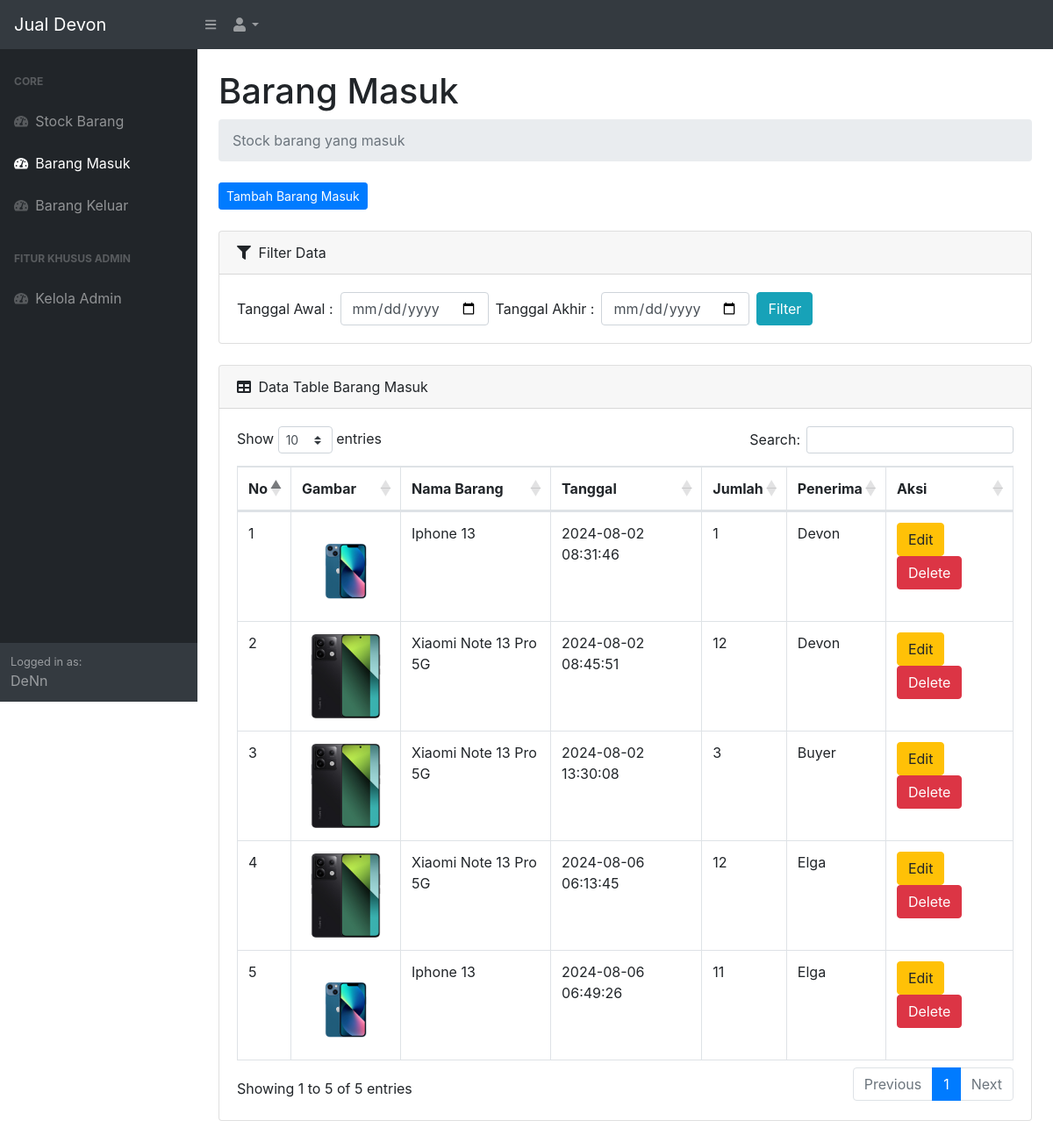
The app's page /masuk.php (signed in) with its own data.
### tables this page shows
CREATE TABLE `masuk` (
  `idmasuk` int(11) NOT NULL,
  `idbarang` int(11) NOT NULL,
  `tanggal` timestamp NOT NULL DEFAULT current_timestamp(),
  `penerima` varchar(25) NOT NULL,
  `qty` int(11) NOT NULL
);

CREATE TABLE `stock` (
  `idbarang` int(11) NOT NULL,
  `namabarang` varchar(25) NOT NULL,
  `deskripsi` varchar(25) NOT NULL,
  `stock` int(11) NOT NULL,
  `image` varchar(99) DEFAULT NULL
);

### masuk.php (the view, shortened to what this page needs)
<?php
require 'function.php';
?>
<!DOCTYPE html>
<html lang="en">
<head>
    <link href="css/styles.css" rel="stylesheet" />
    <link href="https://cdn.datatables.net/1.10.20/css/dataTables.bootstrap4.min.css" rel="stylesheet" />
</head>
<body class="sb-nav-fixed">
<nav class="sb-topnav navbar navbar-expand navbar-dark bg-dark">
    <a class="navbar-brand" href="index.html">Jual Devon</a>
    <button class="btn btn-link btn-sm order-1 order-lg-0" id="sidebarToggle" href="#"><i class="fas fa-bars"></i></button>
    <ul class="navbar-nav ml-auto ml-md-0">
        <li class="nav-item dropdown">
            <a class="nav-link dropdown-toggle" id="userDropdown" href="#" role="button" data-toggle="dropdown" aria-haspopup="true" aria-expanded="false"><i class="fas fa-user fa-fw"></i></a>
        </li>
    </ul>
</nav>
<div id="layoutSidenav">
    <div id="layoutSidenav_nav">
        <nav class="sb-sidenav accordion sb-sidenav-dark" id="sidenavAccordion">
            <div class="sb-sidenav-menu">
                <div class="nav">
                    <div class="sb-sidenav-menu-heading">Core</div>
                    <a class="nav-link" href="index.php">
                        <div class="sb-nav-link-icon"><i class="fas fa-tachometer-alt"></i></div>
                        Stock Barang
                    </a>
                    <a class="nav-link" href="masuk.php">
                        <div class="sb-nav-link-icon"><i class="fas fa-tachometer-alt"></i></div>
                        Barang Masuk
                    </a>
                    <a class="nav-link" href="keluar.php">
                        <div class="sb-nav-link-icon"><i class="fas fa-tachometer-alt"></i></div>
                        Barang Keluar
                    </a>
                    <div class="sb-sidenav-menu-heading">Fitur Khusus Admin</div>
                    <a class="nav-link" href="admin.php">
                        <div class="sb-nav-link-icon"><i class="fas fa-tachometer-alt"></i></div>
                        Kelola Admin
                    </a>
                </div>
            </div>
            <div class="sb-sidenav-footer">
                <div class="small">Logged in as:</div>
                DeNn
            </div>
        </nav>
    </div>
    <div id="layoutSidenav_content">
        <main>
            <div class="container-fluid">
                <h1 class="mt-4">Barang Masuk</h1>
                <ol class="breadcrumb mb-4">
                    <li class="breadcrumb-item active">Stock barang yang masuk</li>
                </ol>
                <div class="mb-4">
                    <button type="button" class="btn btn-primary btn-sm" data-toggle="modal" data-target="#myModal">
                        Tambah Barang Masuk
                    </button>
                </div>
                <div class="card mb-4">
                    <div class="card-header">
                        <i class="fas fa-filter mr-1"></i>
                        Filter Data
                    </div>
                    <div class="card-body">
                        <form method="post" class="form-inline">
                            <div class="form-group mr-2">
                                <label for="tgl_mulai" class="mr-2">Tanggal Awal :</label>
                                <input type="date" id="tgl_mulai" name="tgl_mulai" class="form-control">
                            </div>
                            <div class="form-group mr-2">
                                <label for="tgl_selesai" class="mr-2">Tanggal Akhir :</label>
                                <input type="date" id="tgl_selesai" name="tgl_selesai" class="form-control">
                            </div>
                            <button type="submit" name="filter_tgl" class="btn btn-info">Filter</button>
                        </form>
                    </div>
                </div>
                <div class="card mb-4">
                    <div class="card-header">
                        <i class="fas fa-table mr-1"></i>
                        Data Table Barang Masuk
                    </div>
                    <div class="card-body">
                        <div class="table-responsive">
                            <table class="table table-bordered" id="dataTable" width="100%" cellspacing="0">
                                <thead>
                                    <tr>
                                        <th>No</th>
                                        <th>Gambar</th>
                                        <th>Nama Barang</th>
                                        <th>Tanggal</th>
                                        <th>Jumlah</th>
                                        <th>Penerima</th>
                                        <th>Aksi</th>
                                    </tr>
                                </thead>
                                <tbody>
                                    <?php
                                    if (isset($_POST['filter_tgl'])) {
                                        $mulai = $_POST['tgl_mulai'];
                                        $selesai = $_POST['tgl_selesai'];
                                        if ($mulai != null || $selesai != null) {
                                            $result = mysqli_query($conn, "SELECT * FROM masuk m JOIN stock s ON s.idbarang = m.idbarang
                                            WHERE m.tanggal BETWEEN '$mulai' AND DATE_ADD('$selesai', INTERVAL 1 DAY) ORDER BY m.idmasuk DESC");
                                        } else {
                                            $result = mysqli_query($conn, "SELECT * FROM masuk m JOIN stock s ON s.idbarang = m.idbarang");
                                        }
                                    } else {
                                        $result = mysqli_query($conn, "SELECT * FROM masuk m JOIN stock s ON s.idbarang = m.idbarang");
                                    }
                                    $i = 1;
                                    while ($row = mysqli_fetch_assoc($result)) {
                                        $idm = $row['idmasuk'];
                                        $idbarang = $row['idbarang'];
                                        $namabarang = $row['namabarang'];
                                        $tanggal = $row['tanggal'];
                                        $quantity = $row['qty'];
                                        $penerima = $row['penerima'];
                                        $unik_id = $idbarang . '-' . $idm;
                                        $image = $row['image'];
                                        if ($image == null) {
                                            $img = 'No Photo';
                                        } else {
                                            $img = '<img src="images/' . $image . '" class="zoomable">';
                                        }
                                    ?>
                                    <tr>
                                        <td><?=$i++;?></td>
                                        <td><?=$img;?></td>
                                        <td><?=$namabarang;?></td>
                                        <td><?=$tanggal;?></td>
                                        <td><?=$quantity;?></td>
                                        <td><?=$penerima;?></td>
                                        <td>
                                            <button type="button" class="btn btn-warning" data-toggle="modal" data-target="#edit<?=$unik_id;?>">
                                                Edit
                                            </button>
                                            <button type="button" class="btn btn-danger" data-toggle="modal" data-target="#delete<?=$unik_id;?>">
                                                Delete
                                            </button>
                                        </td>
                                    </tr>
                                    <?php
                                    }
                                    ?>
                                </tbody>
                            </table>
                        </div>
                    </div>
                </div>
            </div>
        </main>
    </div>
</div>
</body>
</html>

### masuk.php (style rules this page uses)
.zoomable { width: 100px; }

### records on screen
masuk: idbarang.image (picture), idbarang.namabarang "Iphone 13", tanggal "2024-08-02 08:31:46", qty "1", penerima "Devon"
masuk: idbarang.image (picture), idbarang.namabarang "Xiaomi Note 13 Pro 5G", tanggal "2024-08-02 08:45:51", qty "12", penerima "Devon"
masuk: idbarang.image (picture), idbarang.namabarang "Xiaomi Note 13 Pro 5G", tanggal "2024-08-02 13:30:08", qty "3", penerima "Buyer"
masuk: idbarang.image (picture), idbarang.namabarang "Xiaomi Note 13 Pro 5G", tanggal "2024-08-06 06:13:45", qty "12", penerima "Elga"
masuk: idbarang.image (picture), idbarang.namabarang "Iphone 13", tanggal "2024-08-06 06:49:26", qty "11", penerima "Elga"
